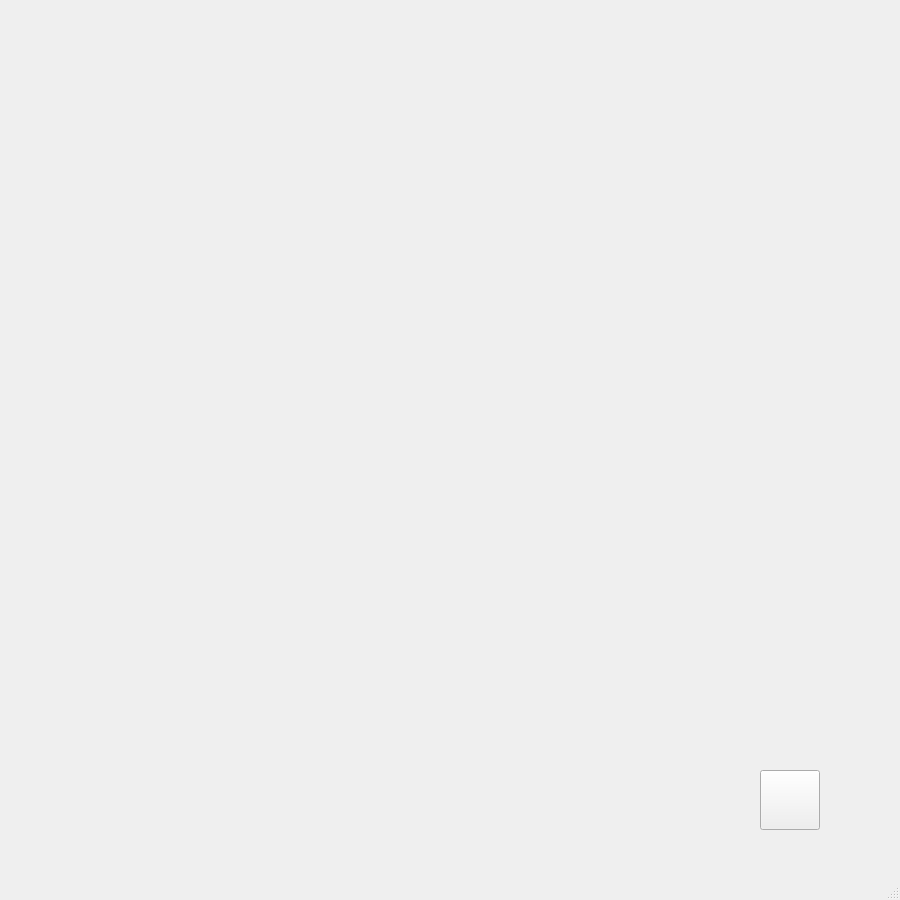
<?xml version="1.0" encoding="UTF-8"?>
<ui version="4.0">
 <class>HowToPlay</class>
 <widget class="QMainWindow" name="HowToPlay">
  <property name="geometry">
   <rect>
    <x>0</x>
    <y>0</y>
    <width>900</width>
    <height>900</height>
   </rect>
  </property>
  <property name="windowTitle">
   <string>动物连连看</string>
  </property>
  <widget class="QWidget" name="centralwidget">
   <widget class="QLabel" name="label">
    <property name="geometry">
     <rect>
      <x>0</x>
      <y>0</y>
      <width>900</width>
      <height>900</height>
     </rect>
    </property>
    <property name="text">
     <string/>
    </property>
    <property name="pixmap">
     <pixmap resource="icon.qrc">:/new/jpg/source/排行榜/游戏说明.jpg</pixmap>
    </property>
   </widget>
   <widget class="QPushButton" name="pushButton">
    <property name="geometry">
     <rect>
      <x>760</x>
      <y>770</y>
      <width>60</width>
      <height>60</height>
     </rect>
    </property>
    <property name="text">
     <string/>
    </property>
    <property name="icon">
     <iconset resource="icon.qrc">
      <normaloff>:/new/jpg/source/设置/返回1.png</normaloff>:/new/jpg/source/设置/返回1.png</iconset>
    </property>
    <property name="iconSize">
     <size>
      <width>60</width>
      <height>60</height>
     </size>
    </property>
   </widget>
  </widget>
  <widget class="QMenuBar" name="menubar">
   <property name="geometry">
    <rect>
     <x>0</x>
     <y>0</y>
     <width>900</width>
     <height>17</height>
    </rect>
   </property>
  </widget>
  <widget class="QStatusBar" name="statusbar"/>
 </widget>
 <resources>
  <include location="icon.qrc"/>
 </resources>
 <connections/>
</ui>
